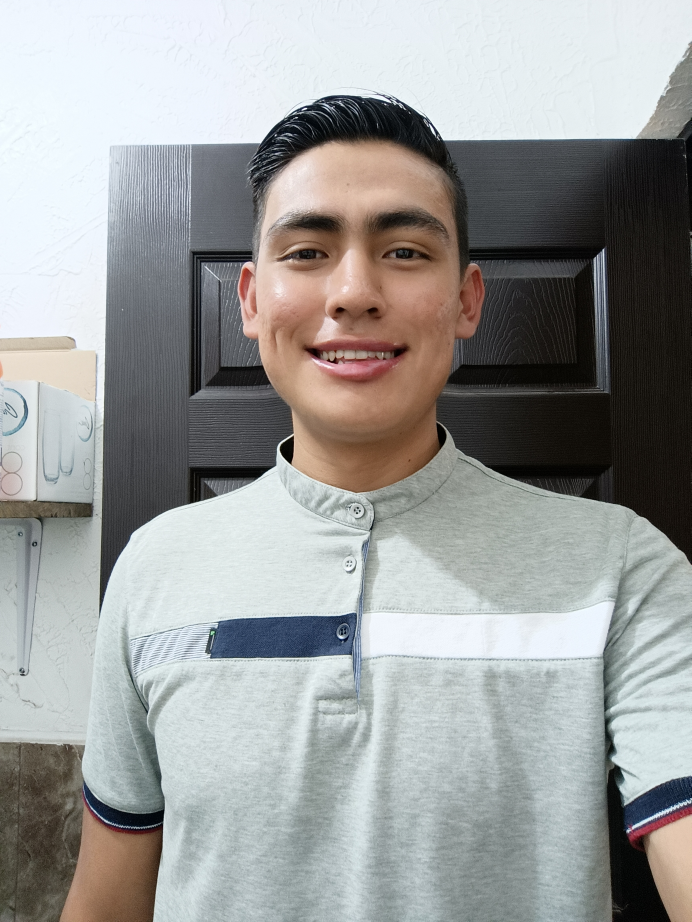
#> input picture Photos/Alejandro/1.jpg, 3456 x 4608 px, given as the content of the folder Photos/Messi, which was not available (shown at 1/5 size)
$ python modelo.py
#> lines starting #> are read from the running program, lines starting #| are printed output that depends on the picture; pictures that were not available may be replaced by others from this repository, and a replacement may not be noted
import cv2
import os
import numpy as np
import time

data_path = 'Photos'
person_name = 'Messi'
person_path = os.path.join(data_path, person_name)
desired_size = (300, 300)
# Upload the images
images = []
labels = []
id = 0
for image_name in os.listdir(person_path):
    image_path = os.path.join(person_path, image_name)
    image = cv2.imread(image_path)
#> image is the input picture: shape (4608, 3456, 3); mean B, G, R 155.6, 156.7, 155.4
    image = cv2.resize(image, desired_size)
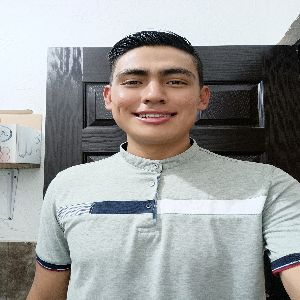
#> image: shape (300, 300, 3); mean B, G, R 155.4, 156.5, 155.2
    image_gray = cv2.cvtColor(image, cv2.COLOR_BGR2GRAY)
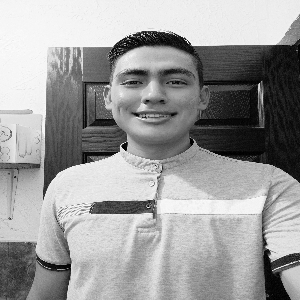
#> image_gray: shape (300, 300); min 0, max 254, mean 156
    images.append(image_gray)
    labels.append(id)

# Training model
face_recognizer = cv2.face.EigenFaceRecognizer_create()
print("Training...")
inicio = time.time()
face_recognizer.train(images, np.array(labels))
tiempoEntrenamiento = time.time()-inicio
print("Training Time: ", tiempoEntrenamiento)

face_recognizer.write('modeloEigenFace.xml')

$ run again, on Photos/Esteban/2.jpg
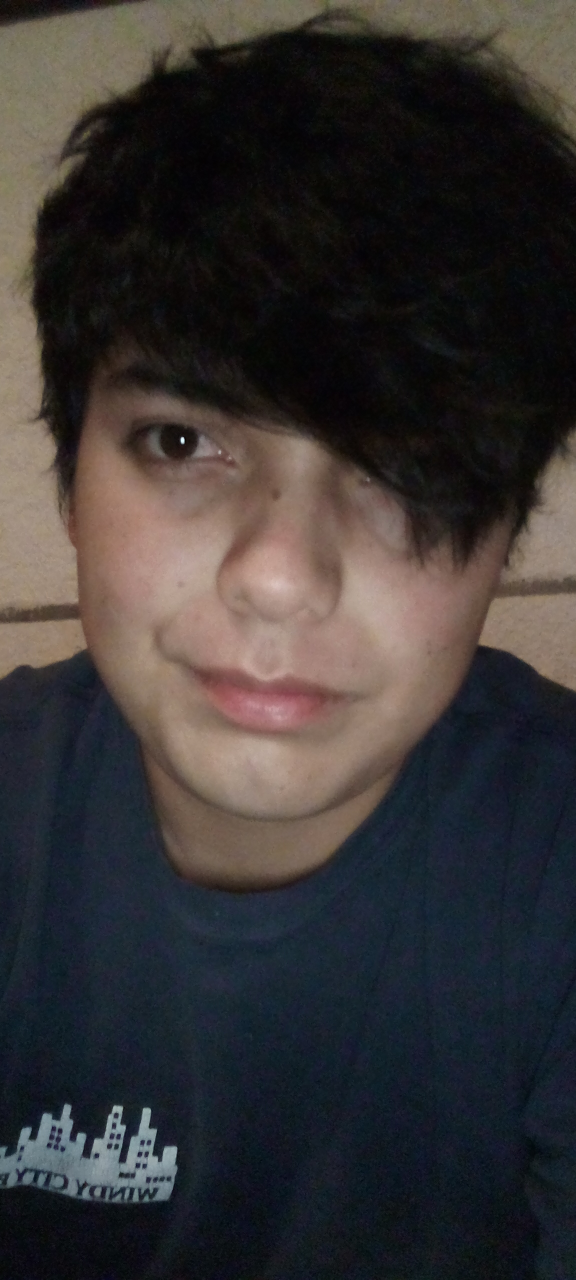
#> input picture Photos/Esteban/2.jpg, 1152 x 2560 px, given as the content of the folder Photos/Messi, which was not available (shown at 1/2 size)
#> image is the input picture: shape (2560, 1152, 3); mean B, G, R 51.6, 51.8, 55.4
#> `image = cv2.resize(image, desired_size)`:
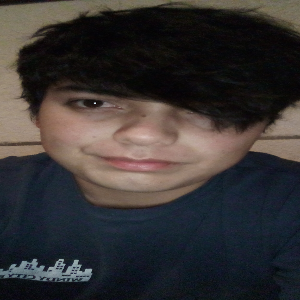
#> image: shape (300, 300, 3); mean B, G, R 51.5, 51.7, 55.3
#> `image_gray = cv2.cvtColor(image, cv2.COLOR_BGR2GRAY)`:
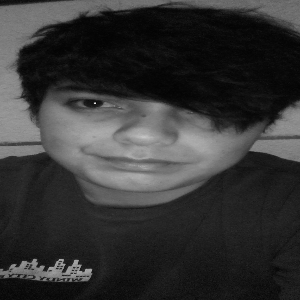
#> image_gray: shape (300, 300); min 2, max 231, mean 52.8

$ run again, on Photos/Esteban/3.jpg
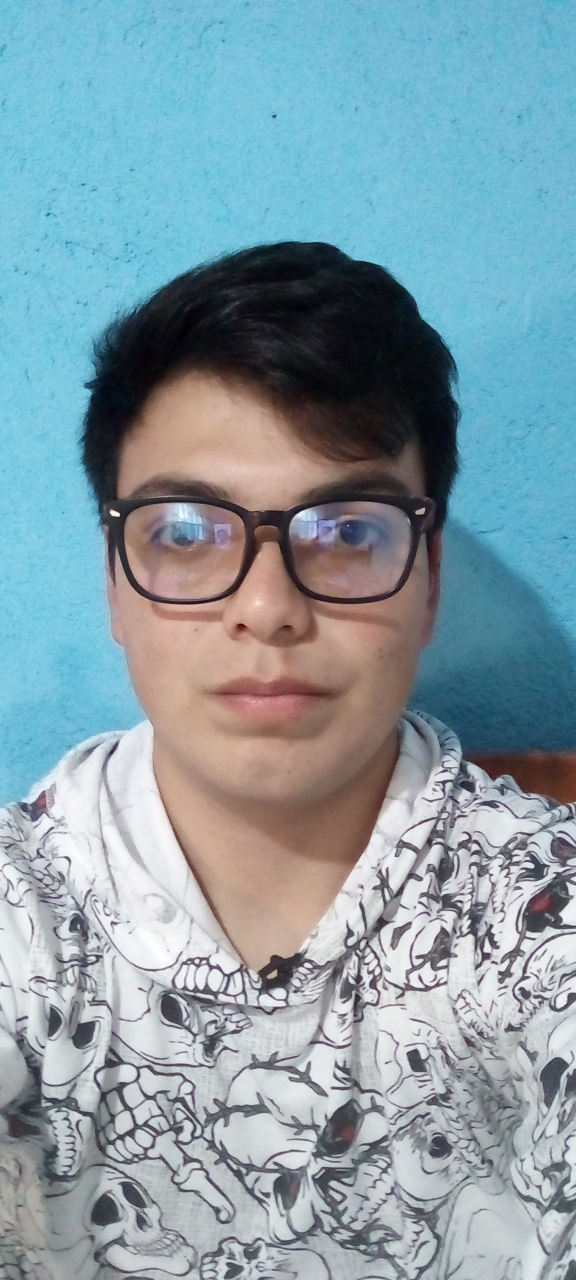
#> input picture Photos/Esteban/3.jpg, 1152 x 2560 px, given as the content of the folder Photos/Messi, which was not available (shown at 1/2 size)
#> image is the input picture: shape (2560, 1152, 3); mean B, G, R 166.5, 157.1, 133.5
#> `image = cv2.resize(image, desired_size)`:
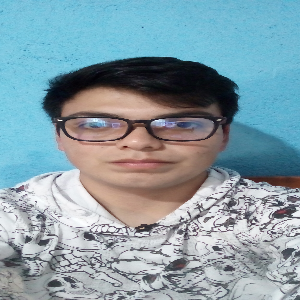
#> image: shape (300, 300, 3); mean B, G, R 166.3, 156.9, 133.4
#> `image_gray = cv2.cvtColor(image, cv2.COLOR_BGR2GRAY)`:
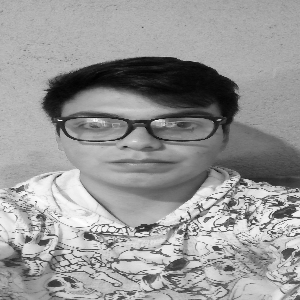
#> image_gray: shape (300, 300); min 2, max 254, mean 151
